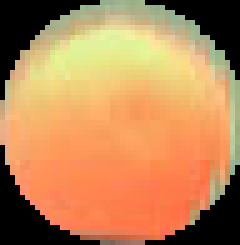
#> input picture Code/Raw Data/orange/129.png, 48 x 49 px, given as the content of the folder Training Data/yellow, which was not available (shown 5 times larger)
$ python scatter_plotter.py
#> lines starting #> are read from the running program, lines starting #| are printed output that depends on the picture; pictures that were not available may be replaced by others from this repository, and a replacement may not be noted
### Code/get_data.py
import cv2
import numpy as np
import os
import random
import matplotlib.pyplot as plt
from mpl_toolkits.mplot3d import Axes3D


# [127 lines left out: functions bouy_images, sort_data, not called in this run]

def generate_dataset(path,colorspace):
#> called with path = 'Training Data/yellow', colorspace = 'BGR'
    dataset = []
    for img_name in os.listdir(path):
        if img_name.endswith('.png'):
            # print('\n'+path+'/'+img_name)
            img = cv2.imread(path+'/'+img_name)
#> img is the input picture: shape (49, 48, 3); mean B, G, R 86.9, 135, 187.7
            if colorspace == 'BGR':
                b = img[:,:,0].flatten()
#> b = 2352 values, max 168 at index 470, min 0 at index 0, mean 86.88
                g = img[:,:,1].flatten()
#> g = 2352 values, max 245 at index 356, min 0 at index 0, mean 135
                r = img[:,:,2].flatten()
#> r = 2352 values, max 255 at index 366, min 0 at index 0, mean 187.7
                data = np.stack((b, g, r))

            elif colorspace == 'HSV':
                img = cv2.cvtColor(img, cv2.COLOR_BGR2HSV)
                h = img[:,:,0].flatten()
                s = img[:,:,1].flatten()
                v = img[:,:,2].flatten()
                data = np.stack((h, s, v))

            idx = np.argwhere(np.all(data[..., :] == 0, axis=0))
#> idx = 480 values from 0 to 2351

            nonzero = np.delete(data, idx, axis=1)

            if len(dataset) == 0:
                dataset = nonzero
            else:
                dataset = np.concatenate((dataset,nonzero),axis = 1)

    return dataset


# [62 lines that do not run on import are left out]


### Code/scatter_plotter.py
import matplotlib.pyplot as plt
from EM import *

# fig,((ax1,ax2,ax3),(ax4,ax5,ax6)) = plt.subplots(2,3,figsize= (12,8))
buoy_colors = ['yellow','orange','green']
colorspace = 'BGR' #HSV or BGR
# fig,((ax1,ax2,ax3),(ax4,ax5,ax6)) = plt.subplots(2,3,figsize= (12,8))

# fig1, ax1=plt.subplots()
# fig2, ax2=plt.subplots()
# fig3, ax3=plt.subplots()
fig4, ax4=plt.subplots()
fig5, ax5=plt.subplots()
fig6, ax6=plt.subplots()

for color in buoy_colors:
    path = 'Training Data/' + color
    data = generate_dataset(path,colorspace)
    b = data[0,:]
#> b = 1872 values, max 168 at index 268, min 59 at index 1851, mean 109.2
    g = data[1,:]
#> g = 1872 values, max 245 at index 177, min 93 at index 1846, mean 169.7
    r = data[2,:]
#> r = 1872 values, max 255 at index 187, min 119 at index 1864, mean 235.9

    # ax1.scatter(b,r,edgecolors = color,facecolors='none')
    # ax2.scatter(g,r,edgecolors = color,facecolors='none')
    # ax3.scatter(g,b,edgecolors = color,facecolors='none')

    ax4.hist(b,color=color,density=True,alpha=.5,ec=color)
    ax5.hist(g,color=color,density=True,alpha=.5,ec=color)
    ax6.hist(r,color=color,density=True,alpha=.5,ec=color)


# [14 lines of commented-out code are left out]

plt.sca(ax4)
plt.title('B Channel')
plt.xlabel('Intensity')
plt.ylabel('Normalized pixels')

plt.sca(ax5)
plt.title('G Channel')
plt.xlabel('Intensity')
plt.ylabel('Normalized pixels')

plt.sca(ax6)
plt.title('R Channel')
plt.xlabel('Intensity')
plt.ylabel('Normalized pixels')

plt.show()
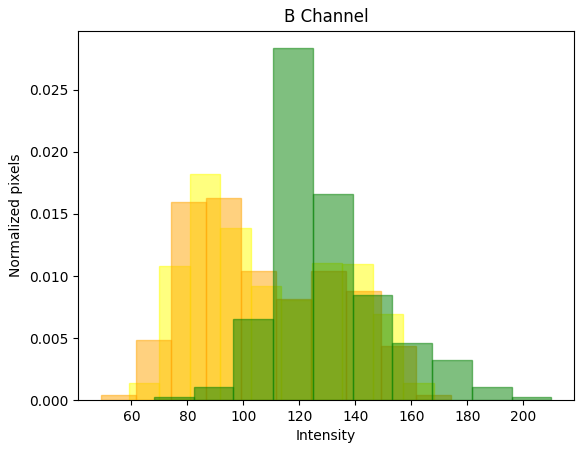
#> figure drawn by matplotlib, 1 panel; tallest bar 0.0182 high, from x = 80.8 to 91.7; tallest bar 0.0163 high, from x = 86.5 to 99; tallest bar 0.0283 high, from x = 110.6 to 124.8
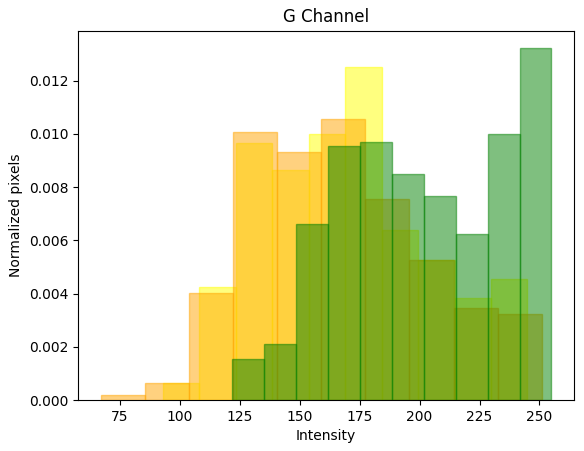
#> figure drawn by matplotlib, 1 panel; tallest bar 0.0125 high, from x = 169 to 184.2; tallest bar 0.0106 high, from x = 159 to 177.4; tallest bar 0.0132 high, from x = 241.7 to 255
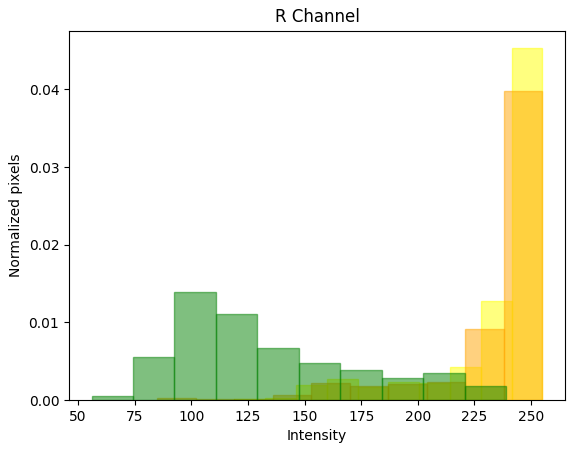
#> figure drawn by matplotlib, 1 panel; tallest bar 0.0453 high, from x = 241.4 to 255; tallest bar 0.0398 high, from x = 238 to 255; tallest bar 0.014 high, from x = 92.6 to 110.9


# import matplotlib.pyplot as plt
# from EM import *

# # fig,((ax1,ax2,ax3),(ax4,ax5,ax6)) = plt.subplots(2,3,figsize= (12,8))
# buoy_colors = ['yellow','orange','green']
# colorspace = 'HSV' #HSV or BGR
# # fig,((ax1,ax2,ax3),(ax4,ax5,ax6)) = plt.subplots(2,3,figsize= (12,8))

# fig1, ax1=plt.subplots()
# fig2, ax2=plt.subplots()
# fig3, ax3=plt.subplots()
# # fig4, ax4=plt.subplots()
# # fig5, ax5=plt.subplots()
# # fig6, ax6=plt.subplots()

# for color in buoy_colors:
#     path = 'Training Data/' + color
#     data = generate_dataset(path,colorspace)
#     b = data[0,:]
#     g = data[1,:]
#     r = data[2,:]

#     ax1.scatter(b,r,edgecolors = color,facecolors='none')
#     ax2.scatter(g,r,edgecolors = color,facecolors='none')
#     ax3.scatter(g,b,edgecolors = color,facecolors='none')

#     # ax4.hist(b,color=color,alpha=.5,ec=color)
#     # ax5.hist(g,color=color,alpha=.5,ec=color)
#     # ax6.hist(r,color=color,alpha=.5,ec=color)


# plt.sca(ax1)
# plt.title('Image Data in HV Channels')
# plt.xlabel("Hue Channel")
# plt.ylabel("Value Channel")

# plt.sca(ax2)
# plt.title('Image Data in SV Channels')
# plt.xlabel("Saturation Channel")
# plt.ylabel("Value Channel")

# plt.sca(ax3)
# plt.title('Image Data in SH Channels')
# plt.xlabel("Saturation Channel")
# plt.ylabel("Hue Channel")

# # plt.sca(ax4)
# # plt.title('B Channel')
# # plt.xlabel('Intensity')
# # plt.ylabel('Num pixels')

# # plt.sca(ax5)
# # plt.title('G Channel')
# # plt.xlabel('Intensity')
# # plt.ylabel('Num pixels')

# # plt.sca(ax6)
# # plt.title('R Channel')
# # plt.xlabel('Intensity')
# # plt.ylabel('Num pixels')

# plt.show()
